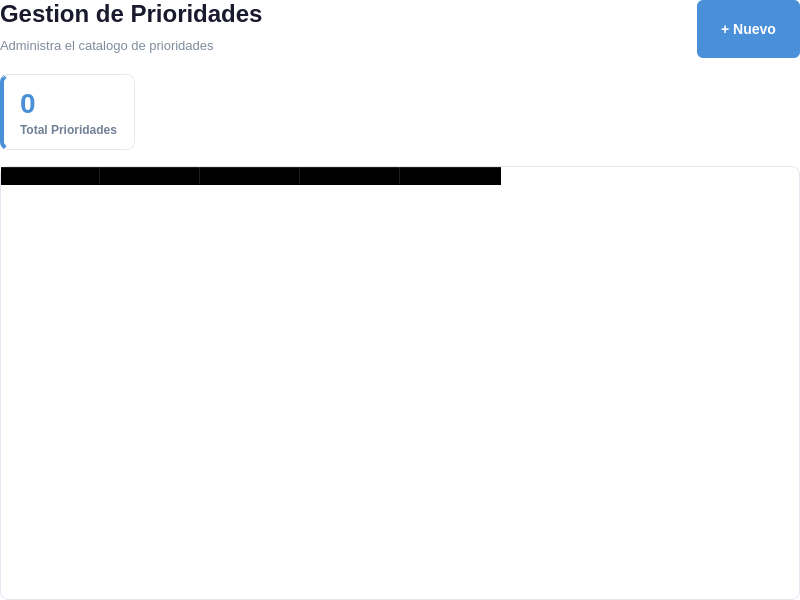
<?xml version="1.0" encoding="UTF-8"?>
<ui version="4.0">
 <class>PrioridadesList</class>
 <widget class="QWidget" name="PrioridadesList">
  <property name="geometry">
   <rect><x>0</x><y>0</y><width>800</width><height>600</height></rect>
  </property>
  <property name="styleSheet">
   <string notr="true">
QWidget { background-color: transparent; }
QLabel#listTitle { font-size: 24px; font-weight: bold; color: #1a1a2e; }
QLabel#listSubtitle { font-size: 13px; color: #7f8c9b; }
QPushButton#btnNuevo { background-color: #4a90d9; color: white; border: none; border-radius: 6px; font-size: 14px; font-weight: 600; padding: 10px 24px; min-height: 38px; }
QPushButton#btnNuevo:hover { background-color: #3a7bc8; }
QPushButton#btnNuevo:pressed { background-color: #2a6bb8; }
QFrame#cardTotal { background-color: white; border: 1px solid #e2e8f0; border-radius: 8px; border-left: 4px solid #4a90d9; }
QLabel#statValue { font-size: 28px; font-weight: bold; color: #4a90d9; }
QLabel#statLabel { font-size: 12px; color: #718096; font-weight: 500; }
QTableWidget#tablaCatalogo { background-color: white; border: 1px solid #e2e8f0; border-radius: 8px; gridline-color: #f0f2f5; font-size: 13px; }
QTableWidget#tablaCatalogo QHeaderView::section { background-color: #f7fafc; color: #2d3748; font-weight: bold; font-size: 13px; padding: 10px 8px; border: none; border-bottom: 2px solid #e2e8f0; border-right: 1px solid #f0f2f5; }
QTableWidget#tablaCatalogo QHeaderView::section:last { border-right: none; }
QTableWidget#tablaCatalogo::item { padding: 10px 8px; color: #2d3748; border-bottom: 1px solid #f0f2f5; }
QTableWidget#tablaCatalogo::item:selected { background-color: #ebf8ff; color: #2c5282; }
QTableWidget#tablaCatalogo::item:hover { background-color: #f7fafc; }
   </string>
  </property>
  <layout class="QVBoxLayout" name="mainLayout">
   <property name="leftMargin"><number>0</number></property>
   <property name="topMargin"><number>0</number></property>
   <property name="rightMargin"><number>0</number></property>
   <property name="bottomMargin"><number>0</number></property>
   <property name="spacing"><number>16</number></property>
   <item>
    <layout class="QHBoxLayout" name="headerLayout">
     <item>
      <layout class="QVBoxLayout" name="titleLayout">
       <property name="spacing"><number>4</number></property>
       <item><widget class="QLabel" name="listTitle"><property name="text"><string>Gestion de Prioridades</string></property></widget></item>
       <item><widget class="QLabel" name="listSubtitle"><property name="text"><string>Administra el catalogo de prioridades</string></property></widget></item>
      </layout>
     </item>
     <item><spacer name="headerSpacer"><property name="orientation"><enum>Qt::Horizontal</enum></property><property name="sizeHint" stdset="0"><size><width>40</width><height>20</height></size></property></spacer></item>
     <item><widget class="QPushButton" name="btnNuevo"><property name="text"><string>+ Nuevo</string></property><property name="cursor"><cursorShape>PointingHandCursor</cursorShape></property></widget></item>
    </layout>
   </item>
   <item>
    <layout class="QHBoxLayout" name="statsLayout">
     <property name="spacing"><number>16</number></property>
     <item>
      <widget class="QFrame" name="cardTotal">
       <property name="maximumSize"><size><width>16777215</width><height>80</height></size></property>
       <layout class="QVBoxLayout" name="cardTotalLayout">
        <property name="leftMargin"><number>16</number></property><property name="topMargin"><number>12</number></property><property name="rightMargin"><number>16</number></property><property name="bottomMargin"><number>12</number></property><property name="spacing"><number>4</number></property>
        <item><widget class="QLabel" name="statValue"><property name="text"><string>0</string></property></widget></item>
        <item><widget class="QLabel" name="statLabel"><property name="text"><string>Total Prioridades</string></property></widget></item>
       </layout>
      </widget>
     </item>
     <item><spacer name="statsSpacer"><property name="orientation"><enum>Qt::Horizontal</enum></property><property name="sizeHint" stdset="0"><size><width>40</width><height>20</height></size></property></spacer></item>
    </layout>
   </item>
   <item>
    <widget class="QTableWidget" name="tablaCatalogo">
     <property name="editTriggers"><set>QAbstractItemView::NoEditTriggers</set></property>
     <property name="selectionMode"><enum>QAbstractItemView::SingleSelection</enum></property>
     <property name="selectionBehavior"><enum>QAbstractItemView::SelectRows</enum></property>
     <property name="showGrid"><bool>true</bool></property>
     <property name="columnCount"><number>5</number></property>
     <column><property name="text"><string>ID</string></property></column>
     <column><property name="text"><string>Nombre</string></property></column>
     <column><property name="text"><string>Nivel</string></property></column>
     <column><property name="text"><string>Color</string></property></column>
     <column><property name="text"><string>Acciones</string></property></column>
    </widget>
   </item>
  </layout>
 </widget>
 <resources/>
 <connections/>
</ui>
